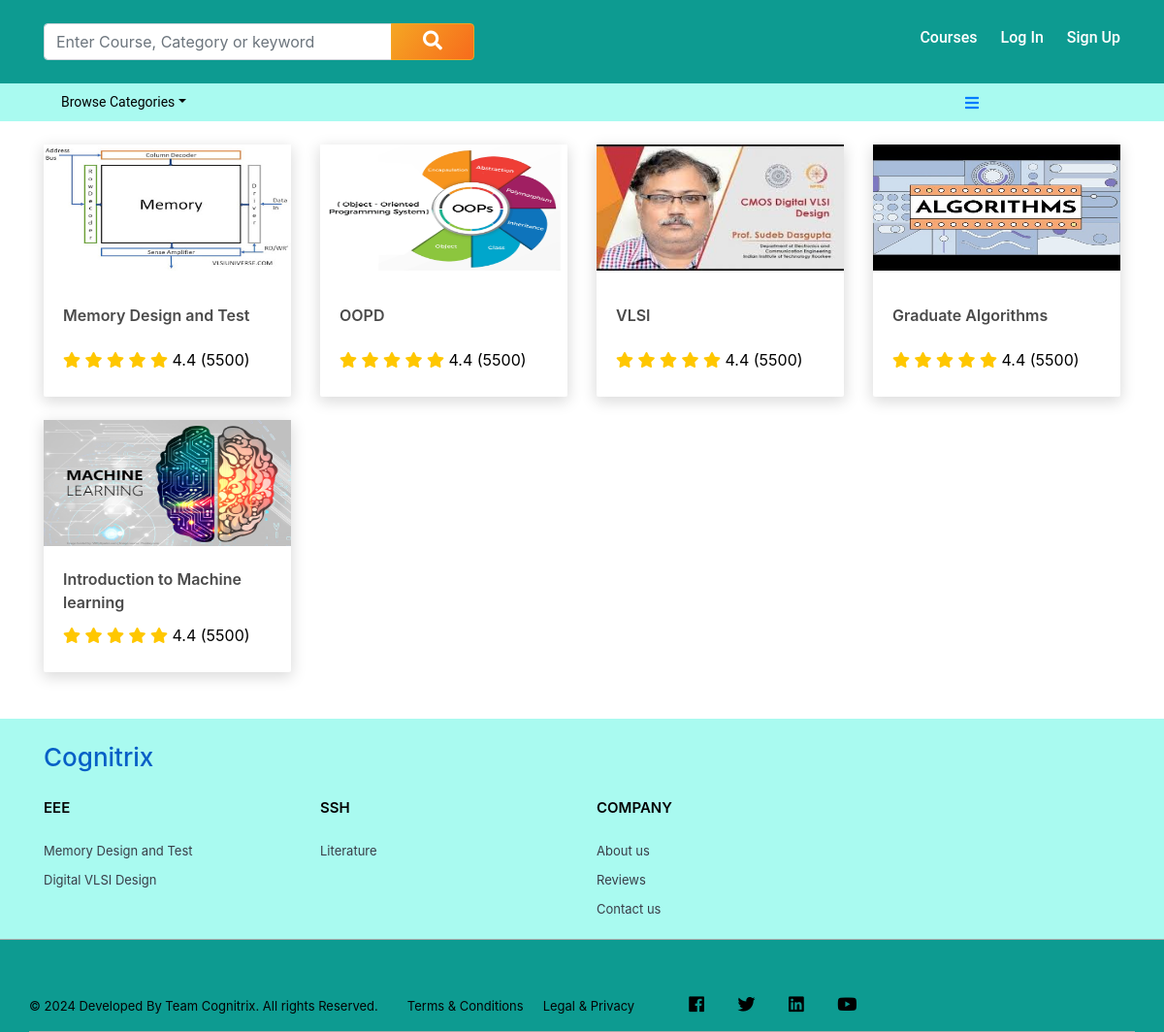
/allcourses/, run on the app's committed database.
### posts/models.py (models this page shows, shortened)
class Post(models.Model):
    title = models.CharField(max_length=500)
    meta_tags = models.CharField(max_length=2000, blank=True)
    meta_desc = models.TextField(max_length=2000, blank=True)
    slug = AutoSlugField(populate_from='title', max_length=500, unique=True, null=False)
    image = models.ImageField(upload_to='media/post')
    image_alt_name = models.CharField(max_length=200, blank=True)
    logo = models.ImageField(upload_to='media/post') #If user want to add university logo(Slider and Post)
    desc = RichTextField(blank=True, null=True)
    badge = models.CharField(max_length=70)
    youtube = models.URLField(max_length=500, default='' )
    author = models.CharField(max_length=20, default="admin" )
    date = models.DateTimeField(auto_now_add=True)
    category = models.ForeignKey(Category, on_delete=models.CASCADE, default=1, related_name="posts")
    subcategory = models.ForeignKey(subcat, on_delete=models.CASCADE, default=1, related_name="subcat", blank=True, null=True)
    hit = models.PositiveIntegerField(default=0) #This field is for popular posts
    button_text = models.CharField(max_length=20, default="Apply Now") #Apply Now and enroll button text
    slider_post = models.BooleanField(default=False, blank=True)
    maincourse = models.ManyToManyField(MainCourse, blank=True, related_name='posts')
    price = models.IntegerField(default=0)
    old_price = models.IntegerField(default=0)
    discount = models.IntegerField()
    emi_start_price = models.IntegerField()
    why_title = models.CharField(max_length=500, blank=True)
    why1 = RichTextField(blank=True)
    why2 = RichTextField(blank=True)
    why3 = RichTextField(blank=True)
    file = models.FileField(upload_to='media/certificate', null=True, blank=True)
    disc = models.BooleanField(default=False, verbose_name='Add In Disclaimer')

class Category(models.Model):
    parent = models.ForeignKey('self', related_name='children', on_delete=models.CASCADE, blank = True, null=True)
    title = models.CharField(max_length=100)
    slug = AutoSlugField(populate_from='title', unique=True, null=False, editable=True)
    logo = models.ImageField(upload_to='media/catlogo', blank=True, null=True, help_text='Optional')
    logo1 = models.ImageField(upload_to='media/catlogo', blank=True, null=True, help_text='Optional')
    logo2 = models.ImageField(upload_to='media/catlogo', blank=True, null=True, help_text='Optional')
    top_three_cat = models.BooleanField(default=False)
    more = models.BooleanField(default=False, blank=True, verbose_name="For Add In Right Menu")
    created_at = models.DateTimeField(auto_now_add=True)
    disc = models.BooleanField(default=False, verbose_name='Add In Disclaimer')
    hit = models.PositiveIntegerField(default=0)
    def __str__(self):
        return self.title
    class Meta:
        unique_together = ('slug', 'parent',)
        verbose_name_plural = "categories"
    def __str__(self):
        full_path = [self.title]
        k = self.parent
        while k is not None:
            full_path.append(k.title)
            k = k.parent
        return ' -> '.join(full_path[::-1])

### posts/views.py (the view)
# urls.py: path('allcourses/', views.totalposts, name='all-courses'),
def totalposts(request):
    total = Post.objects.all()
    context = {'total':total}
    return render(request, 'core/total.html', context)

### posts/context_processors.py (called while the page is built)
def menu_links(request):
    links = Category.objects.filter(parent=None).order_by('-hit')
    categoriess = Category.objects.all().filter(top_three_cat=False).filter(parent=None).filter(more=False).order_by('-created_at').order_by('hit')[:15]
    footcategories = Category.objects.filter(parent=None)[:2]
    allcat = Category.objects.all()
    catg = Category.objects.all().exclude(parent=None).order_by('-created_at')[:7]
    catg_parent = Category.objects.all().filter(more=False).exclude(parent=True).order_by('hit')
    latest_catg = Category.objects.order_by("-id")[3:10]
    return dict(links=links, allcat=allcat, categoriess=categoriess, footcategories=footcategories, catg=catg,
    catg_parent=catg_parent,
     latest_catg=latest_catg)

def cart_total(request):
    if request.user.is_authenticated:
        totalcarts = Cart.objects.filter(user=request.user, purchase=False)
        return dict(totalcarts=totalcarts)
    else:
        totalcarts=[]
        return totalcarts

def morecat(request):
    more = Category.objects.filter(more=True).order_by('-created_at').order_by('hit')
    return dict(more=more)

def disc(request):
    disc_cat = Category.objects.all().filter(disc=True)
    disc_blog = blog.objects.all().filter(disc=True)
    disc_post = Post.objects.all().filter(disc=True)
    return dict(disc_cat=disc_cat, disc_blog=disc_blog, disc_post=disc_post)

def ribbon(request):
    off = offers.objects.filter(active=True)
    return dict(off=off)

### templates/core/total.html (shortened to what this page needs)
{% extends 'core/base.html' %}
{% load static %}
{% block body %}
    <section class="Recent-Addition">
        <div class="container">
            <div class="row">
            {% for i in total %}
               <div class="item col-lg-3 col-md-4 mt-4">
                    <a href="{% url 'details' i.category.slug i.slug %}" style="color: black;">
                        <div class="main-hover-div">
                            <div class="user-profile-2">
                                <div class="">
                                  <img src="{{i.image.url}}" alt="{{i.image_alt_name}}" style="width:255px; height:130px;">
                                </div>
                                <div class="user-main">
                                    <div class="user-data">
                                        <h3>{{i.title}}</h3>
                                    </div>
                                    <div class="star">
                                        <i class="fa fa-star" aria-hidden="true"></i>
                                        <i class="fa fa-star" aria-hidden="true"></i>
                                        <i class="fa fa-star" aria-hidden="true"></i>
                                        <i class="fa fa-star" aria-hidden="true"></i>
                                        <i class="fa fa-star" aria-hidden="true"></i>
                                        <span>4.4 (5500)</span>
                                    </div>
                                </div>
                            </div>
                        </div>
                    </a>
                </div>
            {% endfor %}
            </div>
        </div>
    </section>
{% endblock body %}

### templates/core/footer.html (shortened to what this page needs)
{% load static %}
    <section class="footer-section mt-5" style="background-color: #a9faf0;">
        <div class="container">
            <h2 class="mt-4 mb-4">Cognitrix</h2>
            <div class="row">
                    {% for i in footcategories%}
                <div class="col-md-3">
                    <div class="footer-text">
                         {% if i.children.all %}
                        <h3>{{i.title}} </h3>
                        <ul class="trend_list">
                            {% for subcat in i.children.all %}
                            <li>
                                <a href="#">
                         {{subcat.title}}
                       </a>
                            </li>
                            {% endfor %}
                            {% endif %}
                        </ul>
                    </div>
                </div>
                    {% endfor %}
                <div class="col-md-3">
                    <div class="footer-text">
                        <h3>Company</h3>
                        <ul class="trend_list">
                            <li>
                                <a href="#">
                        About us
                       </a>
                            </li>
                            <li>
                                <a href="#">
                        Reviews
                       </a>
                            </li>
                            <li>
                                <a href="#">
                        Contact us
                       </a>
                            </li>
                        </ul>
                    </div>
                </div>
            </div>
        </div>
    </section>
    <section class="CATEGORIES pt-4" style="background-color: #0d9b91;">
        <div class="container">
            <div class="row">
                    <div class="tncblock">
                        <span class="brain4ce">© 2024 Developed By Team Cognitrix. All rights Reserved.</span>
                        <a href="#">Terms & Conditions</a>
                        <a href="#">Legal & Privacy</a>
                        <ul class="list-unstyled footer-social-icon">
                            <li>
                                <a href="#">
                                    <i class="fab fa-facebook" aria-hidden="true"></i>
                                </a>
                            </li>
                            <li>
                                <a href="#">
                                    <i class="fab fa-twitter" aria-hidden="true"></i>
                                </a>
                            </li>
                            <li>
                                <a href="#">
                                    <i class="fab fa-linkedin" aria-hidden="true"></i>
                                </a>
                            </li>
                            <li>
                                <a href="#">
                                    <i class="fab fa-youtube" aria-hidden="true"></i>
                                </a>
                            </li>
                        </ul>
                    </div>
                </div>
            </div>
    </section>

### static/css/style.css (style rules this page uses)
* { margin: 0; padding: 0; box-sizing: border-box; }
.star i { color: #ffc700; }
.user-profile-2 { display: inline-block; width: 100%; border-radius: 2px; background-color: #ffffff; box-shadow: 0 4px 15px 1px rgba(0,0,0,0.15); text-decoration: none; outline: 0; cursor: pointer; position: relative; }
.user-data h3 { display: flex; align-items: center; color: #4a4a4a; width: 100%; font-size: 16px; font-weight: 600; margin: 0px 0px 9px 0px; line-height: 24px; height: 50px; }
.user-main { display: inline-block; width: 100%; padding: 21px 20px 26px; }
.footer-section { background: #f7f8f9; display: inline-block; width: 100%; border-bottom: 1px solid #a9a9a9; }
.footer-section h2 { font-size: 26px; color: #065fc6; display: inline-block; }
.footer-text h3 { display: inline-block; width: 100%; font-size: 15px; font-weight: 600; color: #030303; margin: 0 0 20px 0; text-transform: uppercase; }
.trend_list { display: inline-block; width: 100%; list-style: none; padding: 0; }
.trend_list a { display: inline-block; width: 100%; font-size: 13px; font-weight: 400; line-height: 2.31; color: #393d47; margin: 0; }
.CATEGORIES { background: #f7f8f9; border-bottom: 1px solid #a9a9a9; display: inline-block; width: 100%; border: medium none; background: transparent; box-shadow: none; }
.tncblock { display: flex; align-items: center; width: 100%; justify-content: left; padding: 20px 0 0 0; }
.brain4ce { font-size: 13px; font-weight: 400; color: #030303; display: inline-block; margin-right: 30px; width: auto; }
.tncblock a { color: #030303; font-weight: 400; font-size: 13px; margin-right: 20px; display: inline-block; }
.tncblock .footer-social-icon { margin: 8px 0px 8px 1%; display: inline-block; width: 20%; text-align: right; }
.footer-social-icon li { display: inline-block; margin-right: 10px; }
.footer-social-icon li a i { font-size: 18px; }
.footer-social-icon li a { color: #000000; display: inline-block; height: 34px; line-height: 32px; text-align: center; background: transparent; }
.tncblock { border-bottom: 1px solid #a9a9a9; }
.main-hover-div { position:relative }
.main-hover-div img { width:100%;height:auto }

### data on the page
Post: image (picture), title "Memory Design and Test"
Post: image (picture), title "OOPD"
Post: image (picture), title "VLSI"
Post: image (picture), title "Graduate Algorithms"
Post: image (picture), title "Introduction to Machine learning"
Category: title "EEE"
Category: title "Memory Design and Test"
Category: title "Digital VLSI Design"
Category: title "SSH"
Category: title "Literature"
